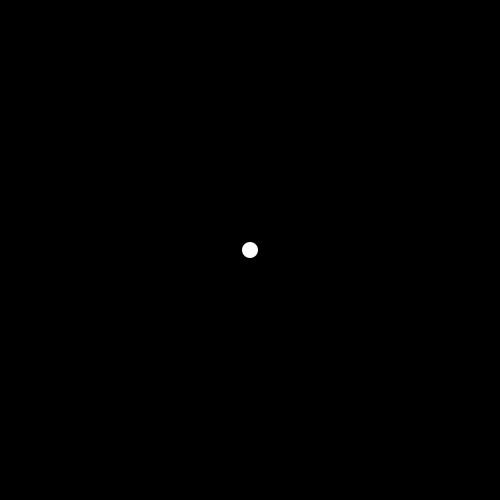
Frame 1 (no input)
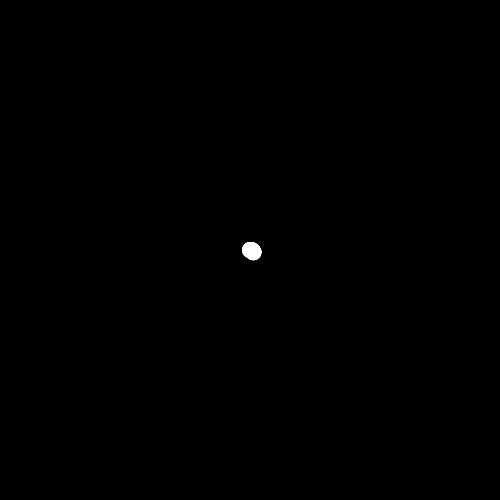
Frame 60 (the mouse pressed at the canvas centre just before this capture)
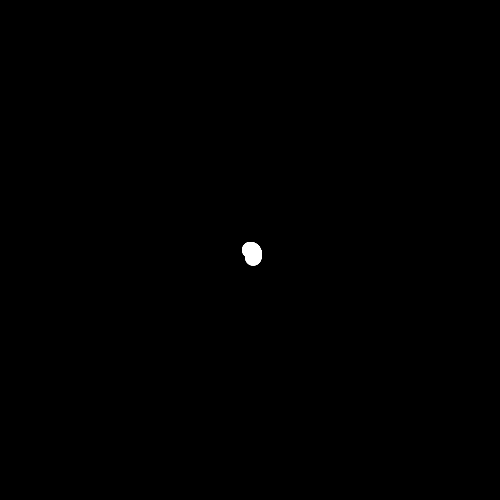
Frame 120 (the mouse held since frame 60 and released just before this capture)

The Processing sketch that drew these frames (run headless with seeded random() and noise(); from frame 60 on, the mouse is pressed at the canvas centre):

// Processing sketch: Trigonometry3_My_Own_Practice_attempt
// ── Trigonometry3_My_Own_Practice_attempt.pde
//change the mag from previous lesson to zero (start from center) 
//instead of 200 by spiraling in. Notice the x any y does not change
//from the previous lesson. Only added mag and the mag increment.
float magnitude = 0;
float angle = radians(0);

float increment = 0.01;

void setup() {
  size(500, 500);
  smooth(4);
  background(0);  
  ellipseMode(CENTER);
  noStroke();
}

void draw() {

  float x = magnitude * cos(angle);
  float y = magnitude * sin(angle);  

  ellipse(x + width/2, y + height/2, 16, 16);

  angle += increment;
  magnitude += 0.07;  
}
